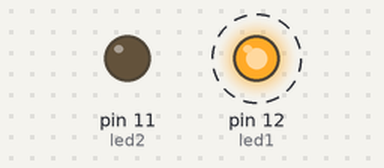
This sketch was run on a simulated Arduino Uno, built with avr-gcc and run on an emulated ATmega328P. Parts: output pins drawn as LEDs (lit = HIGH). Dashed ring = blinking.

Above: at 0.2 s.
At 2.5 s:
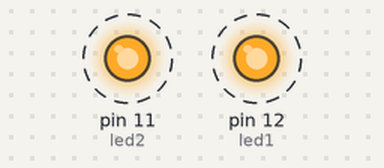
Timing chart, 0 to 3.0 s (numbered marks = the images above):
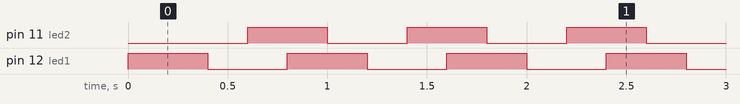

Measured:
- by itself, pin 11 (led2), pin 12 (led1): alternates HIGH for 0.40 s and LOW for 0.40 s
- by itself, everything shown: repeats every 0.80 s, in 4 steps

The sketch:

led_blink.ino
```cpp
// the setup function runs once when you press reset or power the board

//Gloabal variable
int led1 = 12;
int led2 = 11;
void setup() {
  // initialize digital pin LED_BUILTIN as an output.
  pinMode(led1, OUTPUT);
  pinMode(led2, OUTPUT);
}

// the loop function runs over and over again forever
void loop() {

  digitalWrite(led1, HIGH);   // turn the LED1 on (HIGH is the voltage level)
  delay(200);                       // wait for a second

  digitalWrite(led2, LOW);   // turn the LED2 on (HIGH is the voltage level)
  delay(200);

  digitalWrite(led1, LOW);   // turn the LED1 on (LOW is the voltage level)
  delay(200); // wait for a second

  digitalWrite(led2, HIGH);   // turn the LED2 on (HIGH is the voltage level)
  delay(200);                 // wait for some time
}

// BY ZARYAB AHMED KHAN
```
